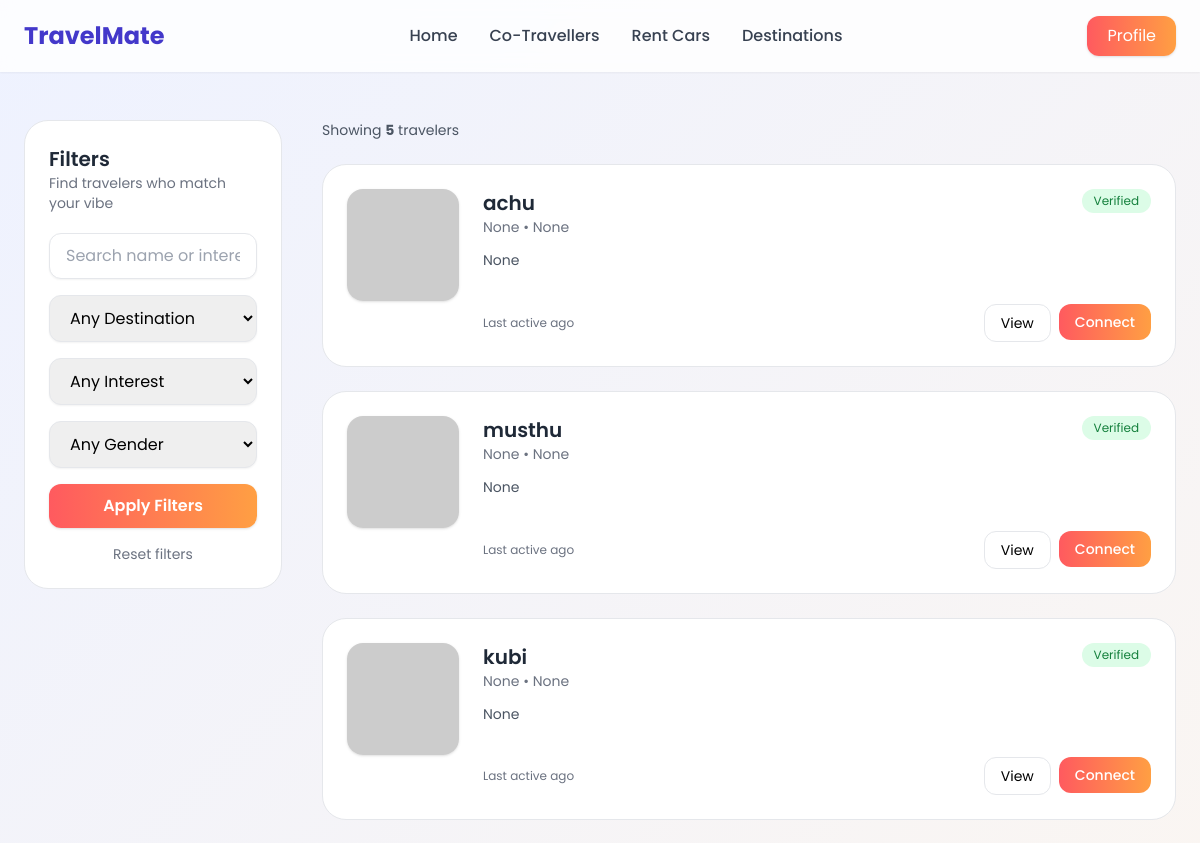
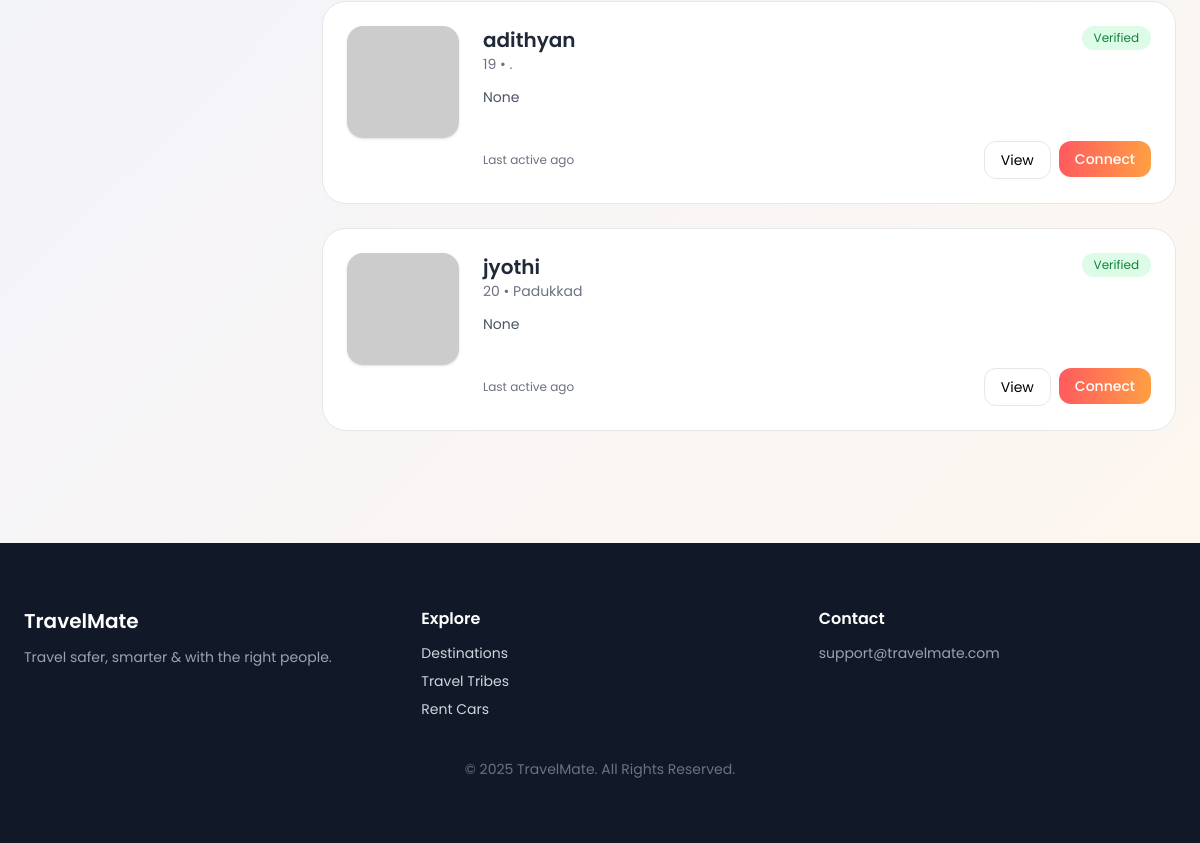
Page /profileList (signed in) on the earlier database version (2 pictures, top to bottom).
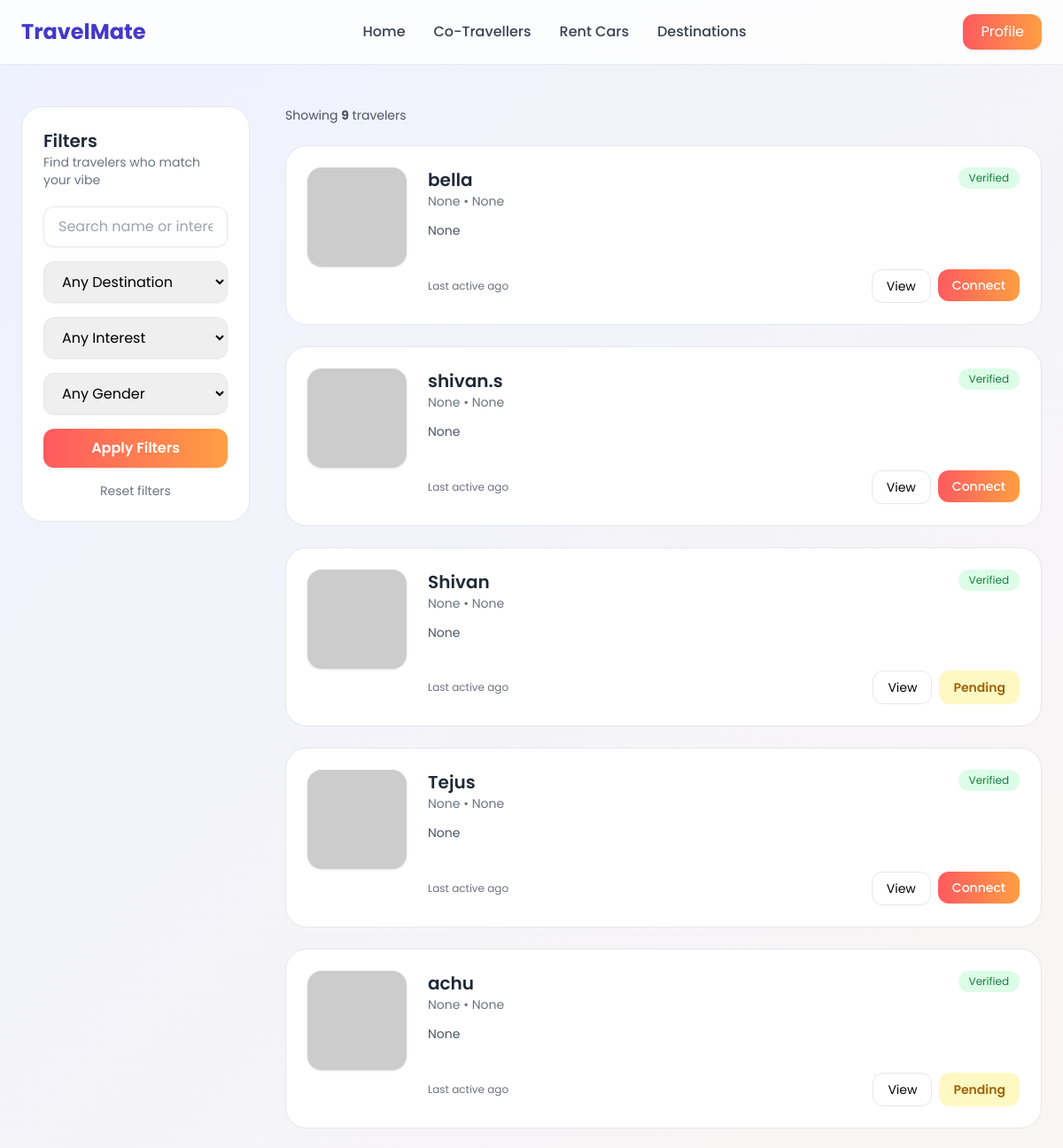
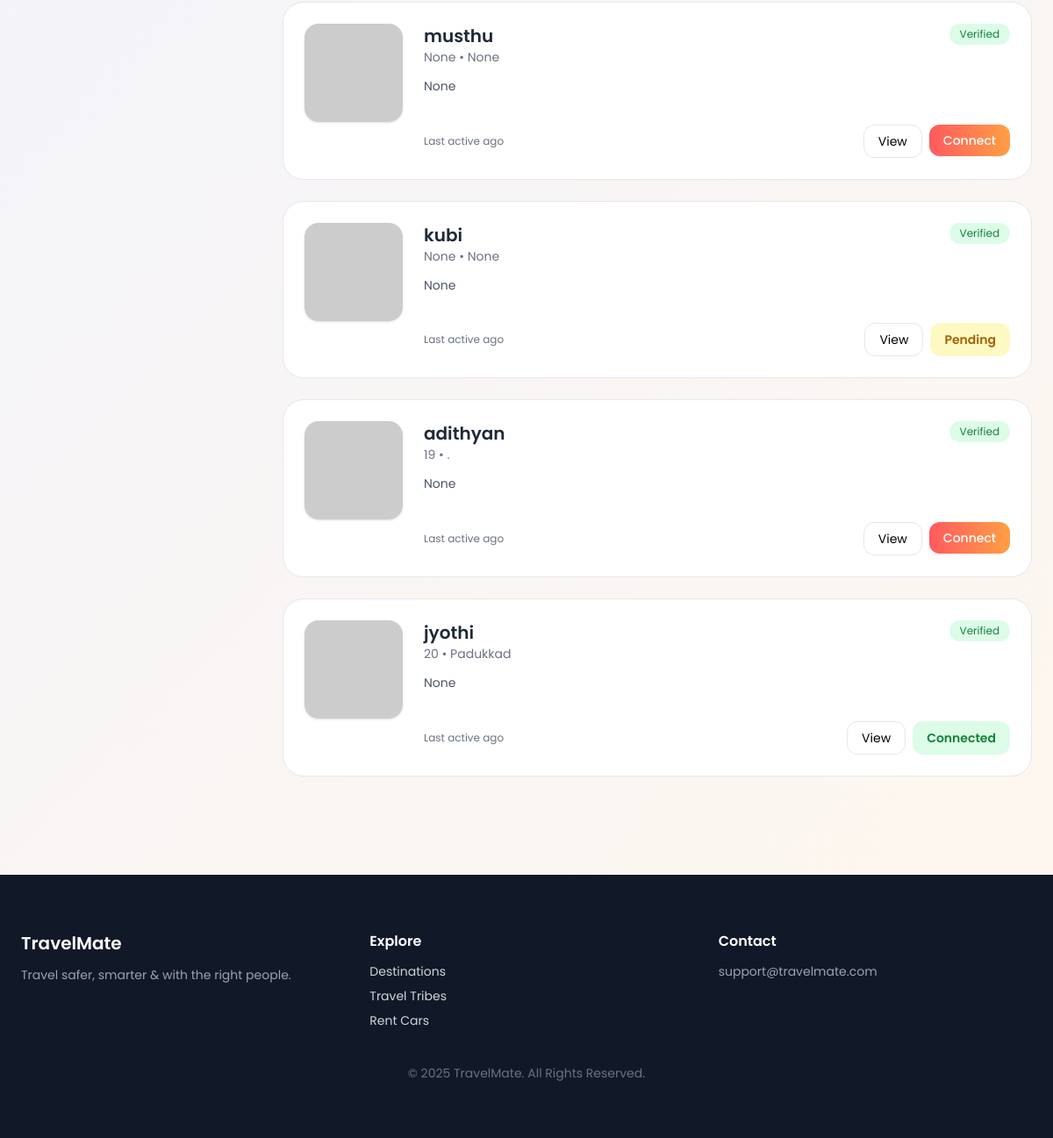
Same page on the later database version (2 pictures, top to bottom).
### home/models.py (models this page shows, shortened)
class userRegistration(models.Model):
    Name=models.CharField(max_length=38)
    email=models.EmailField(max_length=50)
    profileImage=models.ImageField(upload_to='userProfile/', null=True, blank=True)
    password=models.CharField(max_length=25)
    phoneNumber=models.CharField(max_length=10)
    gender = models.CharField(max_length=10, null=True, blank=True)
    age = models.IntegerField(max_length=3, null=True, blank=True)
    bio =models.TextField(null=True, blank=True)
    about = models.TextField(null=True, blank=True)
    favDestinations = models.CharField(max_length=100, null=True, blank=True)
    budgetRange = models.CharField(max_length=50, null=True, blank=True)
    travelpreferences = models.CharField(max_length=100, null=True, blank=True)
    registrationDate=models.DateTimeField(default=timezone.now)
    destination=models.CharField(max_length=50, null=True, blank=True)
    connected = models.BooleanField(default=False)
    connected_accepted = models.BooleanField(default=False)

### home/views.py (the view)
# urls.py: path('profileList',views.profileList,name='profileList'),
def profileList(request):
    current_user_id = request.session['id']
    travelers = (
        userRegistration.objects
        .exclude(id=current_user_id)
        .annotate(
            is_connected=Exists(
                connectedTravelers.objects.filter(
                    traveler_id=current_user_id,
                    connected_traveler=OuterRef('pk'),
                    connected_accepted=True
                )
            ),
            is_pending=Exists(
                connectedTravelers.objects.filter(
                    traveler_id=current_user_id,
                    connected_traveler=OuterRef('pk'),
                    connected=True,
                    connected_accepted=False
                )
            )
        )
        .order_by('-registrationDate')   # newest first
    )
    q = request.GET.get('q')
    destination = request.GET.get('destination')
    gender = request.GET.get('gender')
    if q:
        travelers = travelers.filter(Name__icontains=q)
    if destination:
        travelers = travelers.filter(destination=destination)
    if gender:
        travelers = travelers.filter(gender=gender)
    return render(request, 'user/profileList.html', {
        'travelers': travelers
    })

### templates/user/profileList.html (shortened to what the changed rows need)
{% load static %}
<!DOCTYPE html>
<html lang="en">
<head>
  <script src="https://cdn.tailwindcss.com"></script>
</head>
<body>
<header class="sticky top-0 z-50 bg-white/80 backdrop-blur shadow-sm">
  <div class="max-w-7xl mx-auto px-6 py-4 flex justify-between items-center">
    <h1 class="text-2xl font-bold text-indigo-700">TravelMate</h1>
  </div>
</header>
<div class="max-w-7xl mx-auto px-6 py-12 grid grid-cols-1 lg:grid-cols-4 gap-10">
  <main class="lg:col-span-3 space-y-6">
    <p class="text-sm text-gray-600">
      Showing <strong>{{ travelers|length }}</strong> travelers
    </p>
    {% for traveler in travelers %}
    <div class="bg-white rounded-3xl p-6 border card-hover">
      <div class="flex gap-6">
        <img src="{{ traveler.photo.url|default:'https://i.pravatar.cc/120' }}"
             class="w-28 h-28 rounded-2xl object-cover shadow">
        <div class="flex-1">
          <div class="flex justify-between items-start">
            <div>
              <h3 class="text-xl font-semibold text-gray-800">{{ traveler.Name }}</h3>
              <p class="text-sm text-gray-500">{{ traveler.age }} • {{ traveler.destination }}</p>
            </div>
            <span class="text-xs bg-green-100 text-green-700 px-3 py-1 rounded-full">
              Verified
            </span>
          </div>
          <p class="mt-3 text-gray-600 text-sm leading-relaxed">
            {{ traveler.bio|truncatewords:28 }}
          </p>
          <div class="mt-5 flex justify-between items-center">
            <span class="text-xs text-gray-500">
              Last active {{ traveler.last_active|timesince }} ago
            </span>
            <div class="flex gap-2">
              <a href="{% url 'profileDetail' traveler.id %}"
                 class="px-4 py-2 border rounded-xl hover:bg-gray-50 text-sm">
                View
              </a>
              {% if traveler.is_connected %}
                <button class="px-4 py-2 rounded-xl btn-connected text-sm font-semibold" disabled>
                  Connected
                </button>
              {% elif traveler.is_pending %}
                <button class="px-4 py-2 rounded-xl bg-yellow-100 text-yellow-700 text-sm font-semibold" disabled>
                  Pending
                </button>
              {% else %}
                <form method="POST" action="{% url 'connect_traveler' traveler.id %}">
                  <button type="submit"
                          class="px-4 py-2 btn-primary rounded-xl text-sm font-medium">
                    Connect
                  </button>
                </form>
              {% endif %}
            </div>
          </div>
        </div>
      </div>
    </div>
    {% empty %}
      <p class="text-center text-gray-500 pt-6">No travelers found.</p>
    {% endfor %}
  </main>
</div>
</body>
</html>

Differences in the rows shown:
added userRegistration: Name "bella", age "None", destination "None", bio "None", shows "Connect"
added userRegistration: Name "shivan.s", age "None", destination "None", bio "None", shows "Connect"
added userRegistration: Name "Shivan", age "None", destination "None", bio "None", shows "Pending"
added userRegistration: Name "Tejus", age "None", destination "None", bio "None", shows "Connect"
computed for userRegistration "achu": text "Connect" → "Pending"
computed for userRegistration "kubi": text "Connect" → "Pending"
computed for userRegistration "jyothi": text "Connect" → "Connected"
Other differences:
{{ travelers|length }}: "5" → "9"
